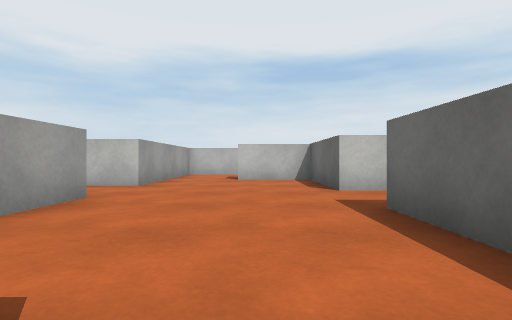
View 1 (above)

24 first-person views from a walk through a 3-D level made in the Unity game engine. The camera is 0.55 m above the floor, looks level and sees 80° across. The floor is counted in squares, 1 m on a side. Each view is taken from the middle of a square. On the plan, view 1 faces up. The plan holds only what a view shows up to about 9 squares ahead; the rest is blank. The player character is not drawn. Surface patterns are stand-ins for the level's own textures.

View 2
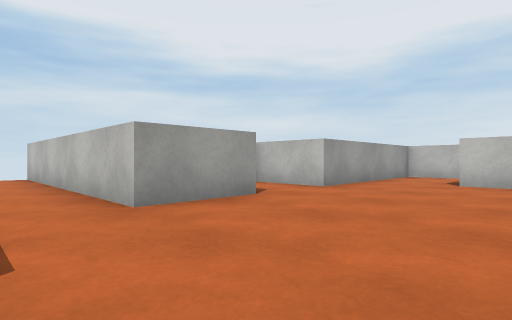

View 3
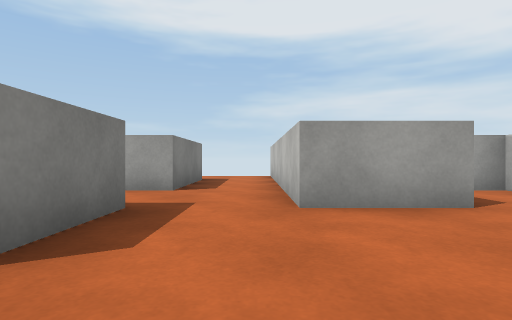

View 4
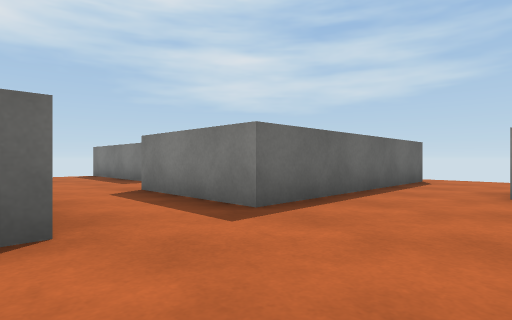

View 5
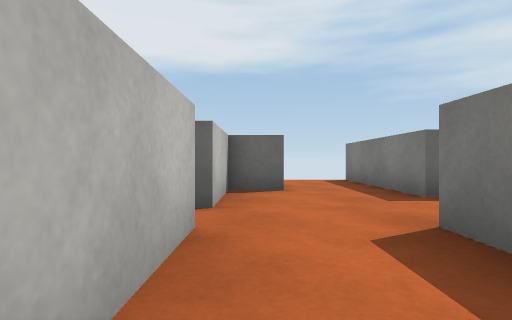

View 6
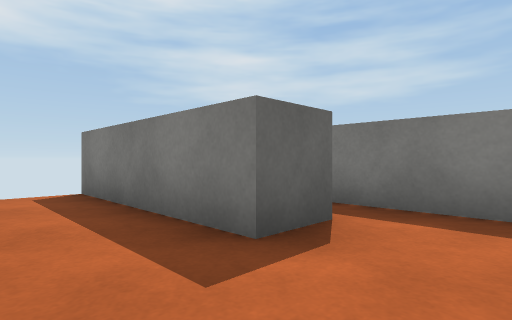

View 7
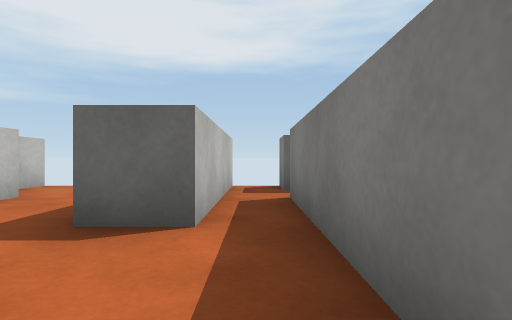

View 8
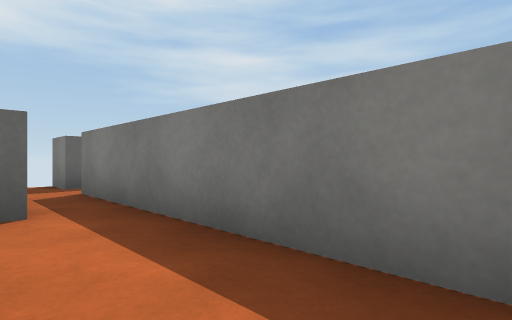

View 9
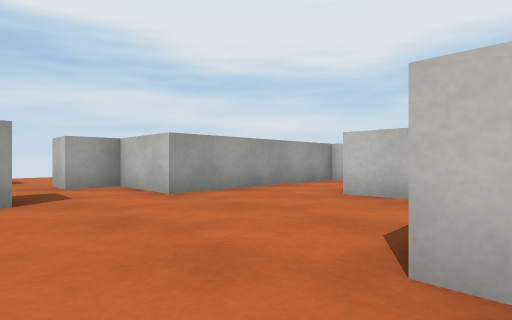

View 10
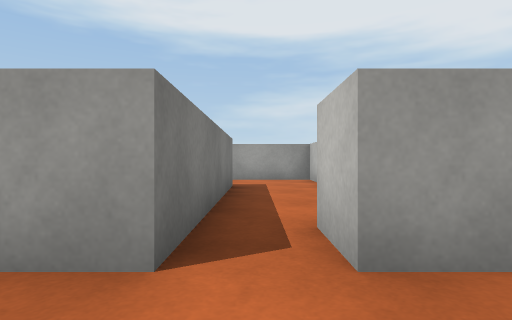

View 11
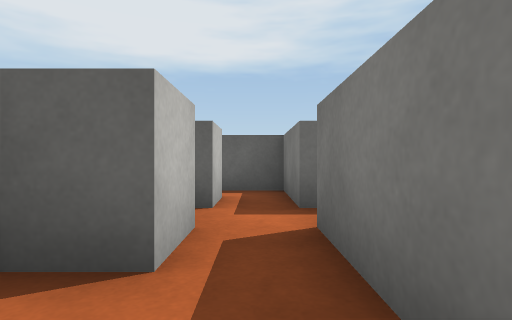

View 12
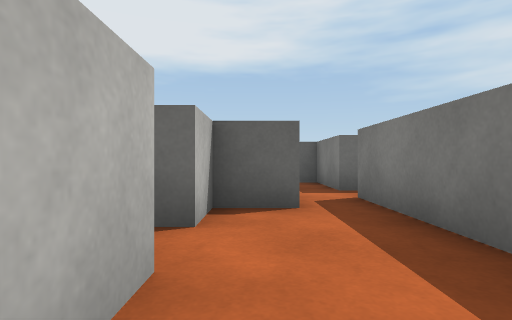

View 13
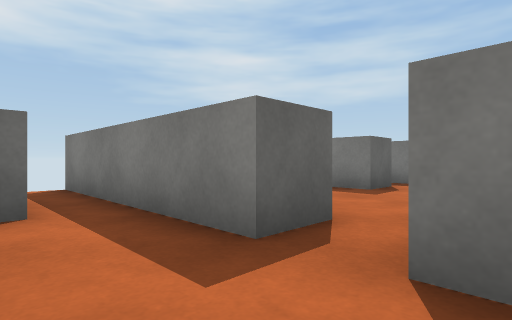

View 14
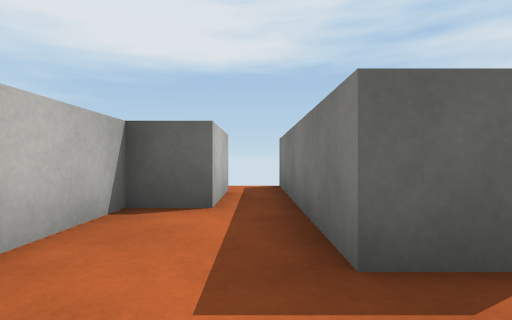

View 15
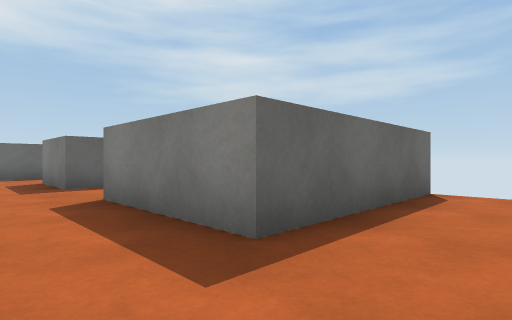

View 16
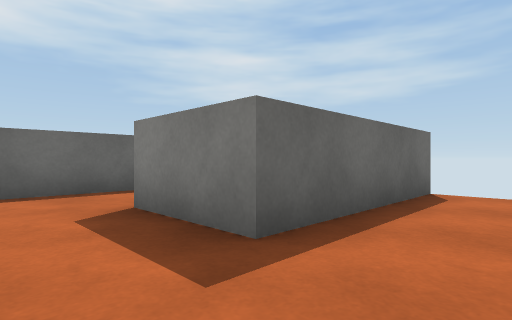

View 17
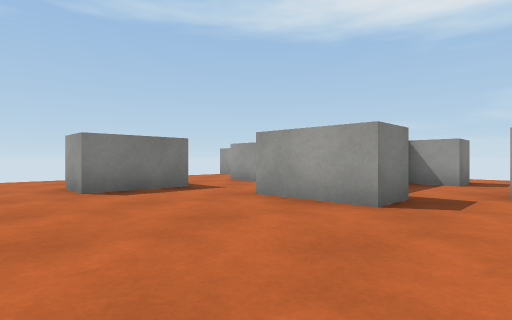

View 18
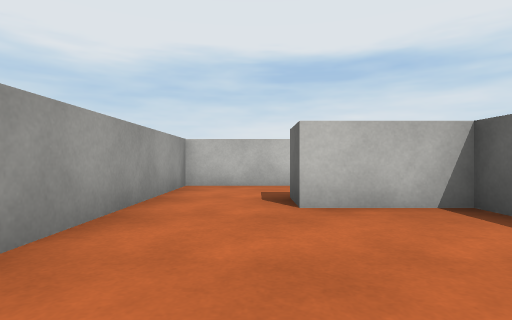

View 19
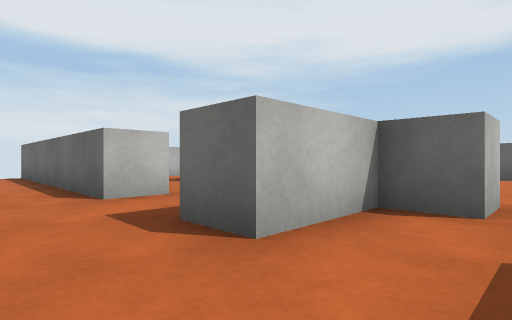

View 20
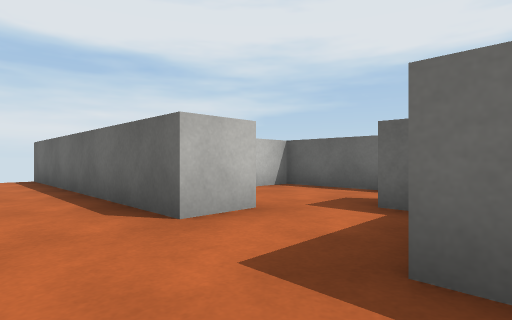

View 21
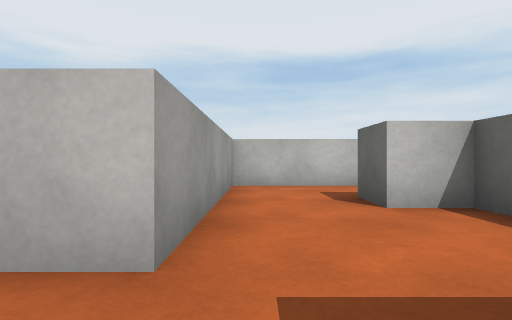

View 22
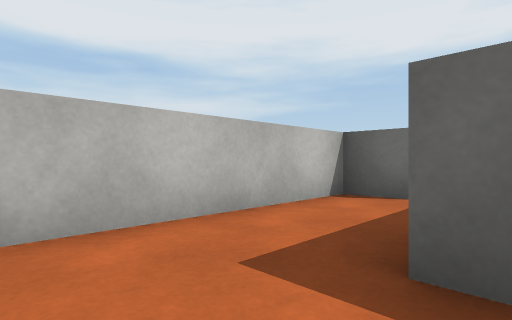

View 23
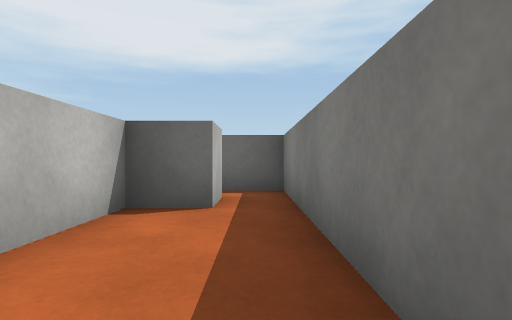

View 24
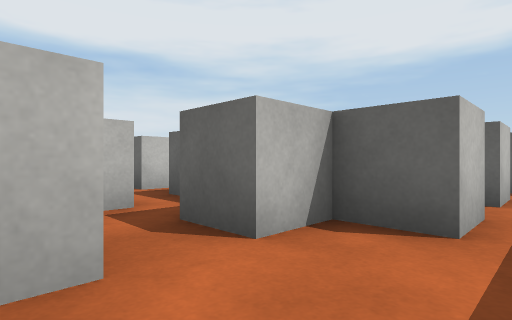

### Floor plan
Points are (right, up) in squares from view 1. A wall is a line through its corners. A room is listed if a view was taken in it or the views show most of it. See-through windows are left out.
Room 1 (views 1, 2, 3, 4, 5, 6, 7, 8, 9, 15, 16, 17, 18, 19)
walls: (-3.5, 4.5) (-2.5, 4.5) (-2.5, 2.5) (-9.4, 2.5); (-2.5, -0.5) (-2.5, 0.5) (-0.5, 0.5) (-0.5, -0.5); (3.1, 0.5) (8.5, 0.5); (-2.5, 8.5) (-2.5, 6.5) (-4.5, 6.5) (-4.5, 5.5) (-5.5, 5.5) (-5.5, 6.5) (-7.5, 6.5); (1.5, -2.5) (1.5, 3.5) (4.5, 3.5); (4.5, 5.5) (1.5, 5.5) (1.5, 8.5) (-0.5, 8.5); (-7.5, 4.5) (-6.5, 4.5) (-6.5, 3.5); (7.5, 4.5) (7.5, 5.5) (5.5, 5.5); (-7.5, -3.5) (-7.5, 0.5) (-4.5, 0.5) (-4.5, -0.5); (8.5, 1.5) (6.5, 1.5) (6.5, 2.5) (10.5, 2.5); (10.5, 5.5) (9.8, 5.5)
ways out: opening at (5, 6) to room 4; opening at (-8.5, 7) to room 5; opening at (-1.5, 9) to room 7; opening at (7.5, 1) to room 8; opening at (-3.5, 0)
Room 2 (view 10)
walls: (5.5, 9.5) (7.5, 9.5) (7.5, 10.6); (6.5, 10.5) (5.5, 10.5); (4.5, 9.5) (4.5, 8.6); (4.5, 11.4) (4.5, 10.5)
ways out: opening at (4, 10) to room 3; opening at (5, 9) to room 4
Room 3 (views 11, 12, 24)
walls: (1.5, 11.5) (-0.5, 11.5); (-0.5, 9.5) (4.5, 9.5); (4.5, 10.5) (3.5, 10.5) (3.5, 11.5) (2.5, 11.5)
ways out: opening at (4, 10) to room 2; opening at (0.5, 10.5) to room 7; opening at (2, 12)
Room 4 (views 13, 14)
walls: (5.5, 5.5) (5.5, 6.5) (9.5, 6.5); (9.5, 7.5) (7.5, 7.5) (7.5, 8.5) (5.8, 8.5)
ways out: opening at (5, 6) to room 1; opening at (5, 9) to room 2; opening at (9, 7)
Room 5 (view 20)
walls: (-6.5, 9.5) (-7.5, 9.5) (-7.5, 16.5); (-7.5, 6.5) (-7.5, 7.5)
ways out: opening at (-8.5, 7) to room 1; opening at (-7, 8.5) to room 6
Room 6 (views 21, 22, 23)
walls: (-3.5, 9.2) (-3.5, 11.5) (-4.5, 11.5) (-4.5, 12.5) (0.5, 12.5) (0.5, 13.6); (-0.5, 13.5) (-1.5, 13.5) (-1.5, 14.5) (-6.5, 14.5) (-6.5, 9.5)
ways out: opening at (-7, 8.5) to room 5; opening at (0, 14)
Room 7 (no view inside)
walls: (-0.5, 8.5) (-0.5, 9.5); (-0.5, 11.5) (-2.5, 11.5) (-2.5, 8.5)
ways out: opening at (-1.5, 9) to room 1; opening at (0.5, 10.5) to room 3
Room 8 (no view inside)
walls: (9.5, 0.5) (10.5, 0.5); (10.5, 1.5) (8.5, 1.5)
ways out: opening at (7.5, 1) to room 1; opening at (9, 0)

Where each view was taken, in squares from view 1:
view 1: 0 up, 0 right, facing up
view 2: 1 up, 1 right, facing up-left
view 3: 2 up, 1 right, facing left
view 4: 6 up, 1 left, facing down-right
view 5: 5 up, 2 right, facing right
view 6: 4 up, 5 right, facing down-right
view 7: 1 up, 4 right, facing right
view 8: 2 up, 3 right, facing down-right
view 9: 4 up, 2 right, facing up-left
view 10: 10 up, 6 right, facing left
view 11: 10 up, 2 right, facing right
view 12: 11 up, 0 right, facing right
view 13: 8 up, 4 right, facing down-right
view 14: 7 up, 4 right, facing right
view 15: 2 up, 9 left, facing down-right
view 16: 2 up, 4 left, facing down-right
view 17: 6 up, 1 right, facing down-left
view 18: 5 up, 1 left, facing up
view 19: 5 up, 9 left, facing up-right
view 20: 7 up, 9 left, facing up-right
view 21: 8 up, 6 left, facing up
view 22: 12 up, 6 left, facing up-right
view 23: 13 up, 5 left, facing right
view 24: 10 up, 1 right, facing up-right
